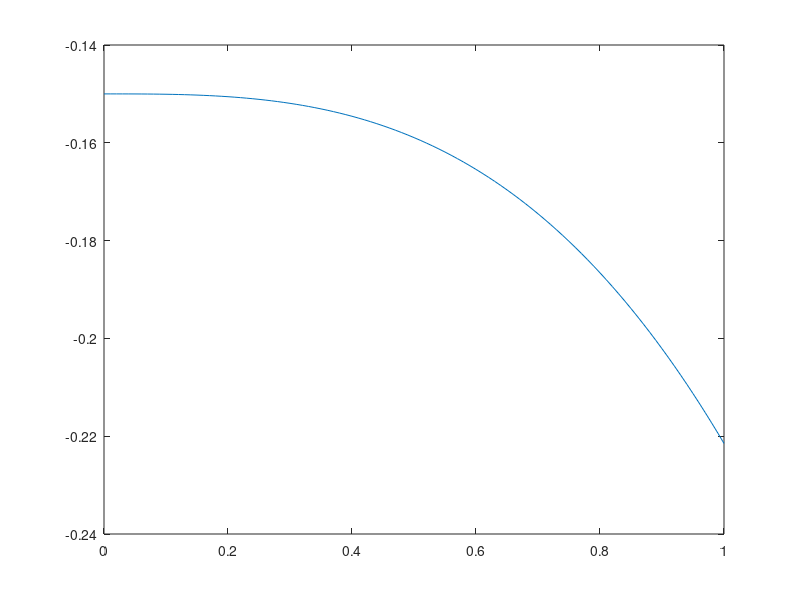

The MATLAB source for this figure:
clc, clear all,close all

t = 11:0.01:12;
dt = (t-11);
a = -1;
b = 0;

% y1 =(a*(dt).^3)
y1 =(a*(dt*.415).^3)-0.15
plot(dt,y1)

